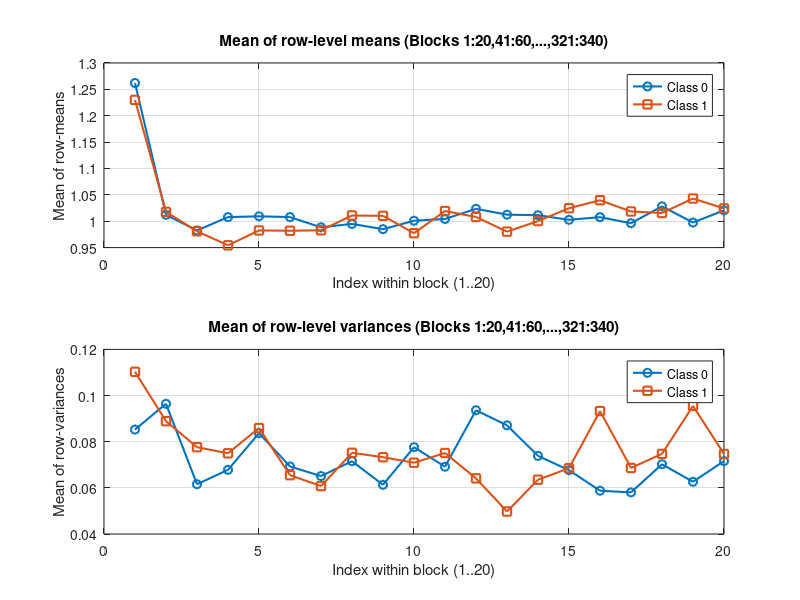
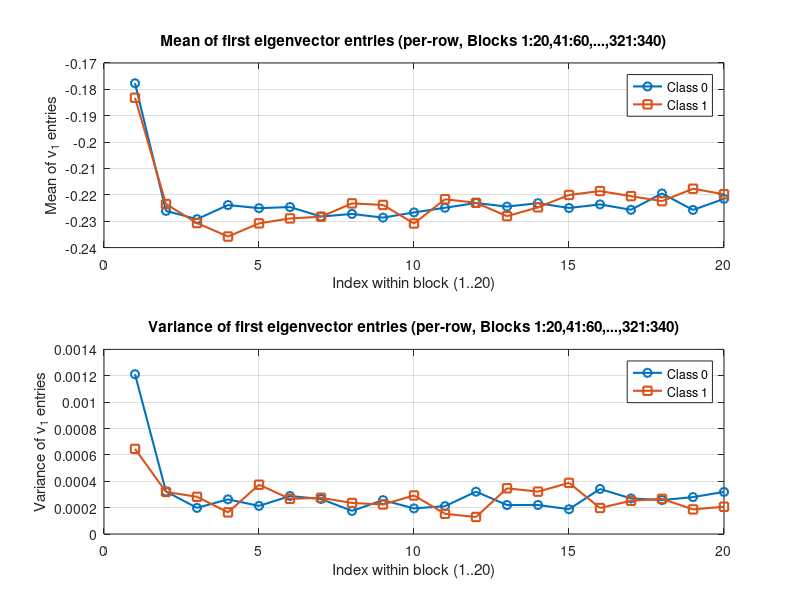
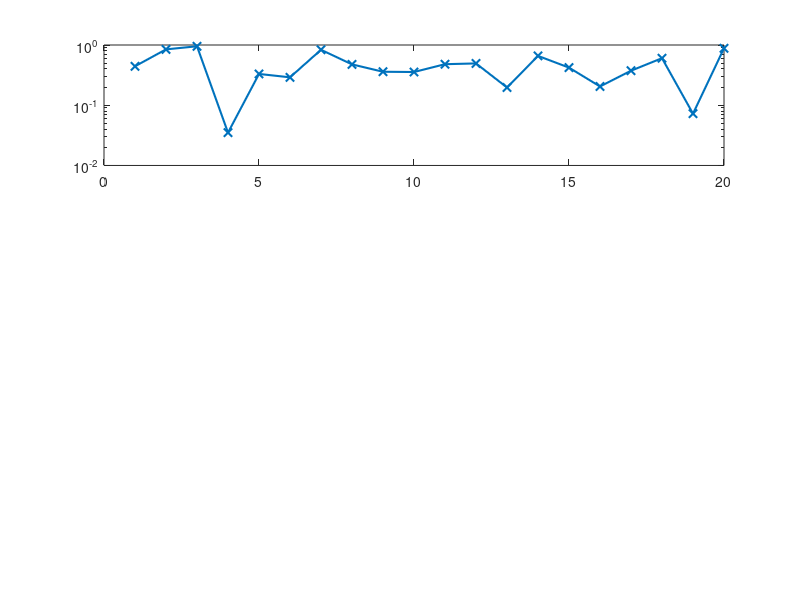

These charts were generated, in order, by the following MATLAB code: (Note: this script raises an error after producing the figures.)
clear all;
close all;
%% Assumes XF (n x 360) and active_score (n x 1) are already in workspace
load('Freud_Processed_BDIAT.mat');
%% Assumes XF (n x 360) and active_score (n x 1 or 1 x n) are in workspace

active_score = active_score(:);           % ensure column
classes      = [0 1];
blockLen     = 20;

% Two sets of column-block starts:
%   Set 1: 1:20, 41:60, 81:100, ..., 321:340
%   Set 2: 21:40, 61:80, 101:120, ..., 341:360
startSets = {1:40:321, 21:40:341};
setNames  = {'Blocks 1:20,41:60,...,321:340', ...
             'Blocks 21:40,61:80,...,341:360'};

for sIdx = 1:numel(startSets)

    blockStarts = startSets{sIdx};
    setLabel    = setNames{sIdx};

    fprintf('\nProcessing %s\n', setLabel);

    % ---- Build column indices for this set of blocks ----
    blocksIdx = [];
    for s = blockStarts
        blocksIdx = [blocksIdx, s:(s + blockLen - 1)];
    end
    nBlocks = numel(blockStarts);          % should be 9

    % Extract data for these columns
    X = XF(:, blocksIdx);                  % n x (nBlocks*blockLen)
    [nRows, ~] = size(X);

    % --------- PER-ROW statistics: rowMean, rowVar, rowEV ---------
    %
    % For each row i:
    %   Xi_blocks : 9 x 20 (blocks x index)
    %   rowMean(i,:) : 1 x 20 = mean over 9 blocks
    %   rowVar(i,:)  : 1 x 20 = var  over 9 blocks
    %   rowEV(i,:)   : 1 x 20 = first eigenvector of Y'*Y, Y=exp(-Xi_blocks)

    rowMean = zeros(nRows, blockLen);
    rowVar  = zeros(nRows, blockLen);
    rowEV   = zeros(nRows, blockLen);

    for i = 1:nRows
        Xi = X(i, :);                                      % 1 x (nBlocks*blockLen)

        % Reshape to 9 x 20 (blocks x index-within-block)
        Xi_blocks = reshape(Xi, blockLen, nBlocks).';      % nBlocks x blockLen

        % Per-row mean & variance across blocks
        rowMean(i, :) = mean(exp(Xi_blocks), 1);                % 1 x 20
        rowVar(i,  :) = var(exp(Xi_blocks), 0, 1);              % 1 x 20

        % SVD-based first PC on Y = exp(-X)
        Y_row = exp(-1.0*exp(Xi_blocks));                           % nBlocks x 20
        C_row = Y_row' * Y_row;                            % 20 x 20

        [~, ~, V] = svd(C_row);
        v1 = V(:, 1);                                      % 20 x 1
        rowEV(i, :) = v1.';                                % 1 x 20
    end

    % --------- Split these PER-ROW quantities by class ---------
    M_class  = cell(1, numel(classes));   % rowMean
    V_class  = cell(1, numel(classes));   % rowVar
    EV_class = cell(1, numel(classes));   % rowEV

    for ci = 1:numel(classes)
        c = classes(ci);
        idxC = (active_score == c);

        M_class{ci}  = rowMean(idxC, :);   % (n_c x 20)
        V_class{ci}  = rowVar(idxC,  :);   % (n_c x 20)
        EV_class{ci} = rowEV(idxC,  :);    % (n_c x 20)
    end

    %% =====================  Descriptive stats for X (per row) =====================

    % Mean across rows of rowMean / rowVar, per class
    mean_of_means = zeros(numel(classes), blockLen);
    mean_of_vars  = zeros(numel(classes), blockLen);

    for ci = 1:numel(classes)
        mean_of_means(ci, :) = mean(M_class{ci}, 1);   % 1 x 20
        mean_of_vars(ci,  :) = mean(V_class{ci}, 1);   % 1 x 20
    end

    xAxis = 1:blockLen;

    figure('Name', ['X stats (per-row) for ', setLabel], 'Color', 'w');

    % Mean of per-row means
    subplot(2,1,1);
    plot(xAxis, mean_of_means(1,:), '-o', 'LineWidth', 1.5); hold on;
    plot(xAxis, mean_of_means(2,:), '-s', 'LineWidth', 1.5);
    grid on;
    xlabel('Index within block (1..20)');
    ylabel('Mean of row-means');
    title(['Mean of row-level means (', setLabel, ')']);
    legend('Class 0', 'Class 1', 'Location', 'best');

    % Mean of per-row variances
    subplot(2,1,2);
    plot(xAxis, mean_of_vars(1,:), '-o', 'LineWidth', 1.5); hold on;
    plot(xAxis, mean_of_vars(2,:), '-s', 'LineWidth', 1.5);
    grid on;
    xlabel('Index within block (1..20)');
    ylabel('Mean of row-variances');
    title(['Mean of row-level variances (', setLabel, ')']);
    legend('Class 0', 'Class 1', 'Location', 'best');


    %% ==================  Descriptive stats for SVD (per row)  ==================

    meanEV = zeros(numel(classes), blockLen);
    varEV  = zeros(numel(classes), blockLen);

    for ci = 1:numel(classes)
        EVc = EV_class{ci};
        meanEV(ci, :) = mean(EVc, 1);            % 1 x 20
        varEV(ci,  :) = var(EVc, 0, 1);          % 1 x 20
    end

    figure('Name', ['SVD eigenvector stats (per-row) for ', setLabel], 'Color', 'w');

    % Mean of first eigenvector entries
    subplot(2,1,1);
    plot(xAxis, meanEV(1,:), '-o', 'LineWidth', 1.5); hold on;
    plot(xAxis, meanEV(2,:), '-s', 'LineWidth', 1.5);
    grid on;
    xlabel('Index within block (1..20)');
    ylabel('Mean of v_1 entries');
    title(['Mean of first eigenvector entries (per-row, ', setLabel, ')']);
    legend('Class 0', 'Class 1', 'Location', 'best');

    % Variance of first eigenvector entries (across rows)
    subplot(2,1,2);
    plot(xAxis, varEV(1,:), '-o', 'LineWidth', 1.5); hold on;
    plot(xAxis, varEV(2,:), '-s', 'LineWidth', 1.5);
    grid on;
    xlabel('Index within block (1..20)');
    ylabel('Variance of v_1 entries');
    title(['Variance of first eigenvector entries (per-row, ', setLabel, ')']);
    legend('Class 0', 'Class 1', 'Location', 'best');


    %% ==================  t-tests on rowMean, rowVar, rowEV  ==================

    % Separate t-test for EACH measure:
    %   p_mean(k): t-test on rowMean(:,k) between classes
    %   p_var(k) : t-test on rowVar(:,k)  between classes
    %   p_ev(k)  : t-test on rowEV(:,k)   between classes

    p_mean = nan(1, blockLen);
    p_var  = nan(1, blockLen);
    p_ev   = nan(1, blockLen);

    for k = 1:blockLen
        % rowMean
        [~, p_mean(k)] = ttest2(M_class{1}(:, k), M_class{2}(:, k), ...
                                'Vartype', 'unequal');

        % rowVar
        [~, p_var(k)]  = ttest2(V_class{1}(:, k), V_class{2}(:, k), ...
                                'Vartype', 'unequal');

        % rowEV (first eigenvector entries)
        [~, p_ev(k)]   = ttest2(EV_class{1}(:, k), EV_class{2}(:, k), ...
                                'Vartype', 'unequal');
    end

    % ---- Plot t-tests: one graph per measure (3 subplots) ----
    figure('Name', ['t-tests on per-row measures for ', setLabel], 'Color', 'w');

    % rowMean
    subplot(3,1,1);
    semilogy(xAxis, p_mean, '-x', 'LineWidth', 1.5); hold on;
    yline(0.05, '--');
    grid on;
    xlabel('Index within block (1..20)');
    ylabel('p-value');
    title(['t-test on rowMean (', setLabel, ')']);
    legend('p(rowMean)', '0.05', 'Location', 'best');

    % rowVar
    subplot(3,1,2);
    semilogy(xAxis, p_var, '-x', 'LineWidth', 1.5); hold on;
    yline(0.05, '--');
    grid on;
    xlabel('Index within block (1..20)');
    ylabel('p-value');
    title(['t-test on rowVar (', setLabel, ')']);
    legend('p(rowVar)', '0.05', 'Location', 'best');

    % rowEV
    subplot(3,1,3);
    semilogy(xAxis, p_ev, '-x', 'LineWidth', 1.5); hold on;
    yline(0.05, '--');
    grid on;
    xlabel('Index within block (1..20)');
    ylabel('p-value');
    title(['t-test on rowEV (first eigenvector, ', setLabel, ')']);
    legend('p(rowEV)', '0.05', 'Location', 'best');

end
